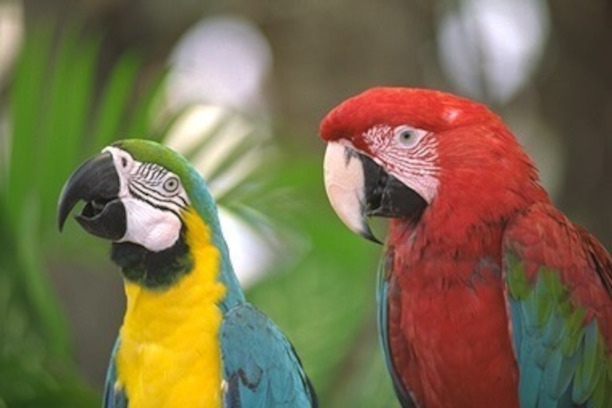
#> input picture digital-image-processing/FiltroBrilho/image1.jpeg, 612 x 408 px
$ python brilho.py
#> lines starting #> are read from the running program, lines starting #| are printed output that depends on the picture
from PIL import Image

def get_pixels(image_path):
#> called with image_path = 'image1.jpeg'
    image = Image.open(image_path)
#> image is the input picture: PIL image 612x408 RGB; mean R, G, B 122.1, 110.1, 76.4
    pixels = list(image.getdata())
#> pixels = 249696 items
    return pixels

def create_image(pixels, image_width, image_height):
    image = Image.new('RGB', (image_width, image_height))
    image.putdata(pixels)
    return image

def rgb_to_hsb(rgb):
    r, g, b = rgb[0] / 255.0, rgb[1] / 255.0, rgb[2] / 255.0

    cmax = max(r, g, b)
    cmin = min(r, g, b)
    delta = cmax - cmin

    h = 0
    if delta == 0:
        h = 0
    elif cmax == r and g >= b:
        h = 60 * (g-b)/delta
    elif cmax == r and g < b:
        h = 60 * (g-b)/delta + 360
    elif cmax == g:
        h = 60 * (b-r)/delta + 120
    elif cmax == b:
        h = 60 * (r-g)/delta + 240

    if cmax == 0:
        s = 0
    else:
        s = 1 - (cmin/cmax)

    v = cmax

    return int(h), int(s * 100), int(v * 100)  # Retorna os valores de H, S e V

def hsb_to_rgb(hsb):
    h,s,v = hsb[0]/360, hsb[1]/100, hsb[2]/100

    if s == 0:
        r = g = b = int(v*255)
    else:
        h = h * 6
        if h == 6:
            h = 0

        i = int(h)
        f = h - i
        p = v * (1-s)
        q = v * (1-s*f)
        t = v * (1-s*(1-f))

        if i == 0:
            r,g,b = int(v*255), int(t*255), int(p*255)
        elif i == 1:
            r,g,b = int(q*255), int(v*255), int(p*255)
        elif i == 2:
            r,g,b = int(p*255), int(v*255), int(t*255)
        elif i == 3:
            r,g,b = int(p*255), int(q*255), int(v*255)
        elif i == 4:
            r,g,b = int(t*255), int(p*255), int(v*255)
        else:
            r,g,b = int(v*255), int(p*255), int(q*255)

    return r,g,b

def filtro_multi_brilho(pixels, fator):
    new_pixels = []
    for pixel in pixels:
        brilho      = list(pixel)
        brilho[2]   = int(((brilho[2]/100) * fator)*100)
        if brilho[2] > 100:
            brilho[2] = 100
        pixel       = tuple(brilho)
        new_pixels.append(pixel)

    return new_pixels

fator = 1.6

image_path = 'image1.jpeg'
rgb_pixels = get_pixels(image_path=image_path)
#> rgb_pixels = 249696 items
hsv_pixels = [rgb_to_hsb(pixel) for pixel in rgb_pixels]
#> hsv_pixels = 249696 items

hsv_pixels_brilho = filtro_multi_brilho(hsv_pixels, fator)
#> the loop in filtro_multi_brilho, `for pixel in pixels:` made 249696 passes
#> hsv_pixels_brilho = 249696 items
for pixel1, pixel2 in zip(hsv_pixels, hsv_pixels_brilho):
    print("HSV:", pixel1, " HSV com brilho:", pixel2)
#> this loop made 249696 passes
#> (pixel1, pixel2) on passes 1 to 3: ((51, 28, 47), (51, 28, 75)), ((51, 28, 47), (51, 28, 75)), ((51, 27, 47), (51, 27, 75))
#| HSV: (51, 28, 47)  HSV com brilho: (51, 28, 75)
#| HSV: (51, 28, 47)  HSV com brilho: (51, 28, 75)
#| HSV: (51, 27, 47)  HSV com brilho: (51, 27, 75)
#| HSV: (52, 27, 47)  HSV com brilho: (52, 27, 75)
#| HSV: (52, 26, 48)  HSV com brilho: (52, 26, 76)
#| HSV: (52, 26, 48)  HSV com brilho: (52, 26, 76)
#| HSV: (52, 26, 48)  HSV com brilho: (52, 26, 76)
#| HSV: (52, 26, 48)  HSV com brilho: (52, 26, 76)
#> (further printed lines are left out)

new_rgb_pixels = [hsb_to_rgb(pixel) for pixel in hsv_pixels_brilho]
#> new_rgb_pixels = 249696 items
image_width, image_height = Image.open(image_path).size
#> image_width = 612; image_height = 408
new_image = create_image(new_rgb_pixels, image_width, image_height)
#> in create_image, `image = Image.new('RGB', (image_width, image_height))`: image: PIL image 612x408 RGB; every value is 0
#> in create_image, `image.putdata(pixels)`:
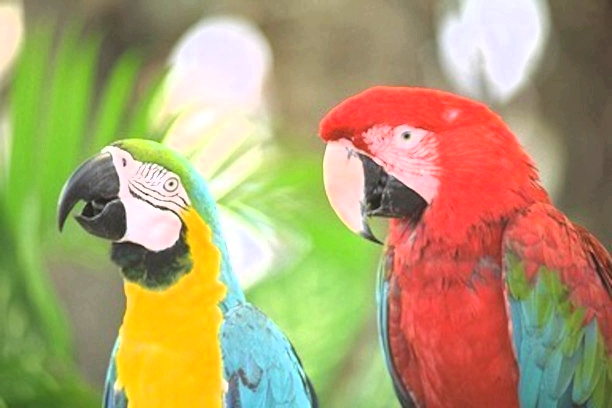
#> image: PIL image 612x408 RGB; mean R, G, B 173.5, 158.1, 110.6
new_image.save('image_brilho.jpeg')
